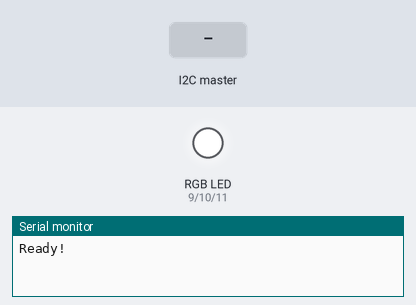
The sketch below on a simulated Arduino Uno, built with avr-gcc and run on an emulated ATmega328P. Parts: an RGB LED mixed from three pins (HIGH = lit), the last lines printed to the serial monitor. Inputs (shaded band) come from the test bench.

Above: at 1.2 s.
1.3 s: the I2C master sends the byte 1
At 1.6 s:
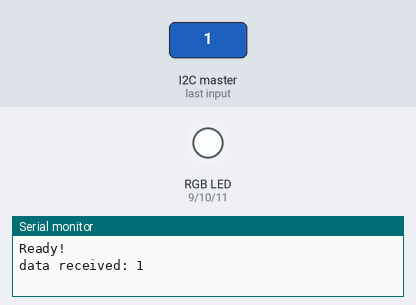
2.8 s: the I2C master sends the byte 90
At 3.8 s:
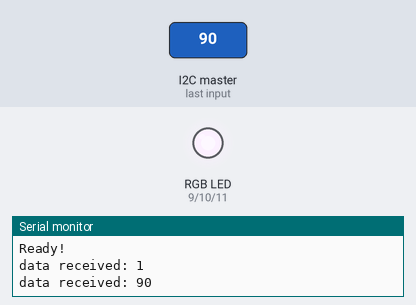
4.3 s: the I2C master sends the byte 200
At 5.1 s:
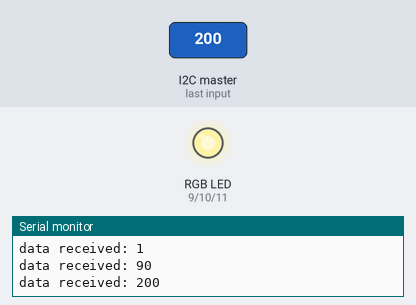
5.8 s: the I2C master sends the byte 0
At 6.4 s:
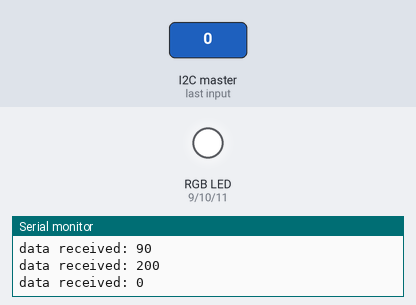
Timing chart, 0 to 8.3 s (numbered marks = the images above; inputs shaded):
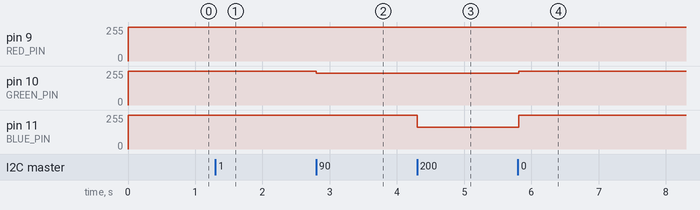

Measured:
- after the input at 1.3 s, pin 9 (RED_PIN): 255/255 → 252/255 at once
- after the input at 2.8 s, pin 10 (GREEN_PIN): 255/255 → 240/255 at once
- after the input at 4.3 s, pin 11 (BLUE_PIN): 255/255 → 165/255 at once
- after the input at 5.8 s, pin 9 (RED_PIN): 252/255 → 255/255 at once; pin 10 (GREEN_PIN): 240/255 → 255/255 at once; pin 11 (BLUE_PIN): 165/255 → 255/255 at once

The sketch:

rpi.ino
```cpp
/*
*
*Simple send/receive communication with raspberry pi
*
*/

#include <Wire.h>

#define SLAVE_ADDRESS 0x04

int RED_PIN = 9;
int GREEN_PIN = 10;
int BLUE_PIN = 11;
int lights[] = {0,0,0};//store rgb value

int number;  //value received

void setup() {
    pinMode(RED_PIN, OUTPUT);
    pinMode(GREEN_PIN, OUTPUT);
    pinMode(BLUE_PIN, OUTPUT);
    digitalWrite(RED_PIN, HIGH);
    digitalWrite(GREEN_PIN, HIGH);
    digitalWrite(BLUE_PIN, HIGH);

    Serial.begin(9600);         // start serial for output
    // initialize i2c as slave
    Wire.begin(SLAVE_ADDRESS);

    // define callbacks for i2c communication
    Wire.onReceive(receiveData);
    Wire.onRequest(sendData);

    Serial.println("Ready!");
}

void loop() {
  delay(10);

  analogWrite(RED_PIN, 255-lights[0]*3);
  analogWrite(GREEN_PIN, 255-lights[1]*3);
  analogWrite(BLUE_PIN, 255-lights[2]*3);
}

// callback for received data
void receiveData(int byteCount){
     while(Wire.available()) {
        number = Wire.read();
     }

     number = byte(number);
     Serial.print("data received: ");
     Serial.println(number);

     if(number==0){
       for(int i=0; i<3; i++){
         lights[i]=0;
       }
     }else if (number <= 85){
       lights[0] = number;
     }else if (number <= 170){
       lights[1] = number-85;
     }else{
       lights[2] = number-170;
     }
}

// callback for sending data
void sendData(){
    Wire.write(number);
}
```
